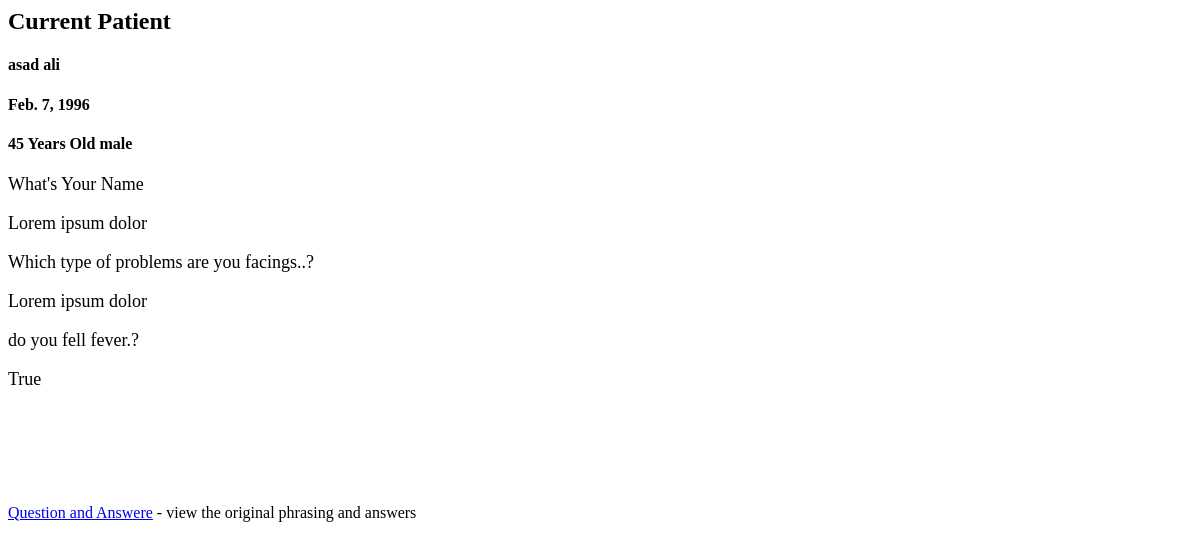
The app's page /all-patient/1/, older data.
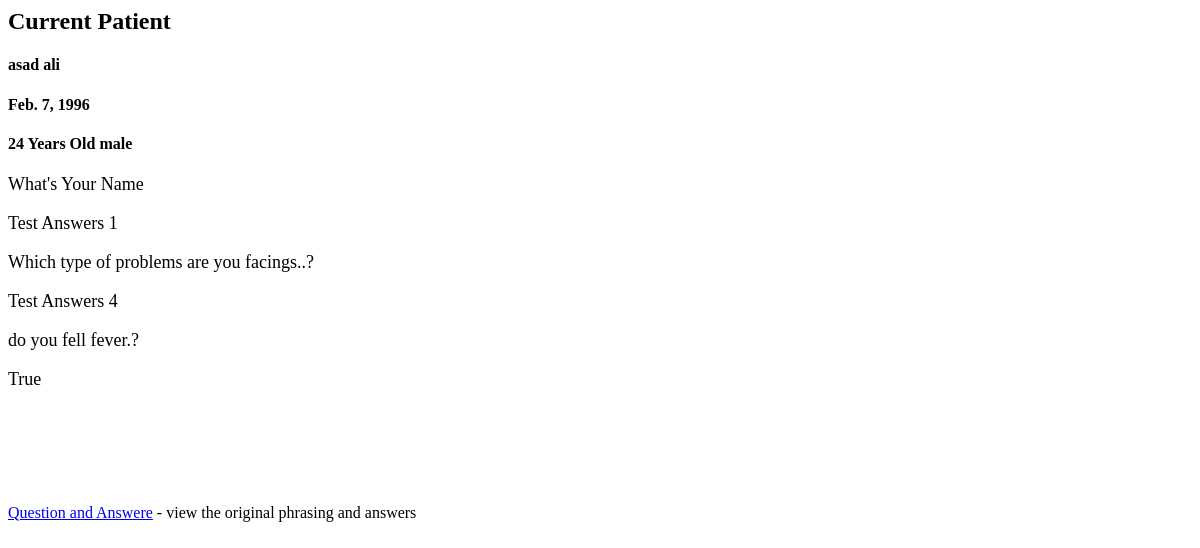
The same page, newer data.
### appoinments/models.py (models this page shows)
class Appoinment(models.Model):
    date = models.DateTimeField(auto_now_add=True, blank=True)
    patient = models.ForeignKey(UserModel,on_delete=models.CASCADE,related_name='patient')
    doctor = models.ForeignKey(UserModel,on_delete=models.CASCADE,related_name='doctor')
    qs = models.OneToOneField(Questionire,on_delete=models.CASCADE,null=True,blank=True)

### account/models.py (models this page shows, shortened)
class UserModel(TimeStampMixin, AbstractBaseUser):
    class Meta:
        verbose_name = 'User'
    email = models.EmailField(max_length=255, unique=True)
    username = models.CharField(max_length=255, null=True, blank=True)
    first_name = models.CharField(max_length=255, null=True, blank=True)
    last_name = models.CharField(max_length=255, null=True, blank=True)
    description = models.CharField(max_length=255, null=True, blank=True)
    about = models.TextField()
    location = models.CharField(max_length=255, null=True, blank=True)
    profile_image = models.ImageField(upload_to ='profile_image', null=True, blank=True)
    dob = models.DateField(blank=True,null=True)
    gender = models.CharField(max_length=10,choices=GENDER_CHOICES,null=True,blank=True)
    age = models.IntegerField(blank=True, null=True)
    is_agree = models.BooleanField(default=False)
    is_active = models.BooleanField(default=True)
    is_admin = models.BooleanField(default=False)
    is_staff = models.BooleanField(default=False)
    type = models.CharField(max_length=10,choices=UserTypeChoice.choices(), null=False, blank=False, default=UserTypeChoice.DOCTOR.value,)
    USERNAME_FIELD = "email"
    REQUIRED_FIELDS = []
    objects = CustomUserManger()

### appoinments/views.py (the view)
# urls.py: path('all-patient/<int:id>/', AllPatientView.as_view(),name='all_patient'),
class AllPatientView(View):
    def get(self, request, *args, **kwargs):
        id = kwargs.get('id')
        appoinments = get_object_or_404(Appoinment, id=id)
        refactored_payload = zip(appoinments.qs.syptoms['form_response']['definition']['fields'],appoinments.qs.syptoms['form_response']['answers'])
        context={
            "appoinments":appoinments,
            "refactored_payload":refactored_payload
        }
        return render(request, 'pages/all_patiebt.html', context)

### templates/pages/all_patiebt.html
<div class="modal-body">
    <div class=" text-heading">
      <h2 class="text-heading">Current Patient</h2>
      <h4 class=" mt-4 text-dark text-capitalize">{{ appoinments.patient.first_name }} {{ appoinments.patient.last_name }}</h4>
      <h4 class="text-dark"> {{ appoinments.patient.dob }}</h4>
      <h4 class="text-dark">{{ appoinments.patient.age }} Years Old {{appoinments.patient.gender}}</h4>
    </div>
    <div class="mt-4 ">
      <div class="col col-lg-12 ">
        <div class="border overflow-auto bg-ldight user-inner-text" style="height:40%">
          <div class="mx-4 mt-2">
            {% for item1, item2 in refactored_payload  %}
            <p class="text-capitalize text-heading" style="font-size:18px ;">{{item1.title}}</p>
              <p style="font-size:18px ;">{% if item2.text %}
              {{item2.text}}
              {% else %}
              {{item2.boolean}}
              {% endif %}
              </p>
            {% endfor   %}
          </div>
        </div>
        <div class="mt-4">
          <p class="h6">
            <a href="https://admin.typeform.com/accounts/01GEVP5ZXFKKC9ABKA6BTDPD13/workspaces/CUzrDE">Question and Answere</a> -
                view the original phrasing and answers
          </p>
        </div>
      </div>
    </div>
</div>

Row changes from the older to the newer data that the page shows:
changed Appoinment "asad": patient.age "45" → "24"
Text that changed along with them:
new list line: "What's Your Name Test Answers 1"
new list line: "Which type of problems are you facings..? Test Answers 4"
list line gone: "What's Your Name Lorem ipsum dolor"
list line gone: "Which type of problems are you facings..? Lorem ipsum dolor"
